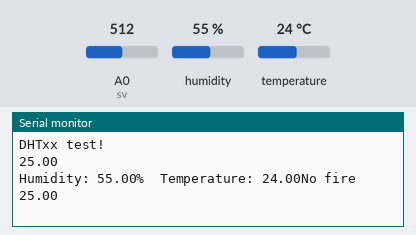
Bench run of a sketch on a simulated Arduino Uno, built with avr-gcc and run on an emulated ATmega328P. On the bench: the last lines printed to the serial monitor. The inputs (shaded band) are chosen by the test bench; at power-on: humidity 55 %, A0 (sv) = 512, temperature 24 °C.

Above: at 2.3 s.
2.4 s: humidity set to 22 %
At 2.9 s:
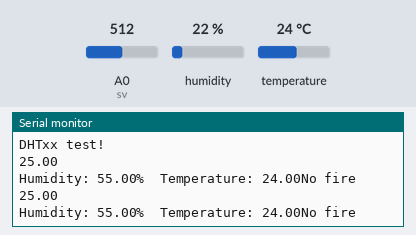
4.5 s: A0 (sv) set to 716
At 5.1 s:
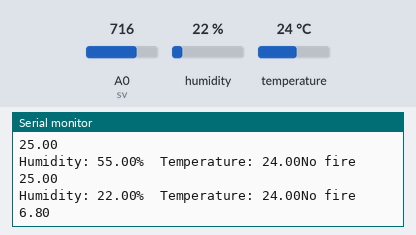
6.6 s: temperature set to 12 °C
At 8.4 s:
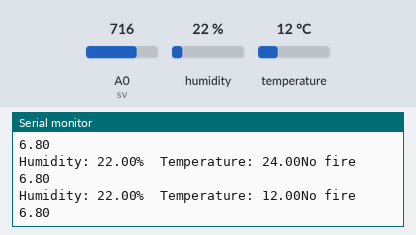
8.7 s: A0 (sv) set to 900
At 9.6 s:
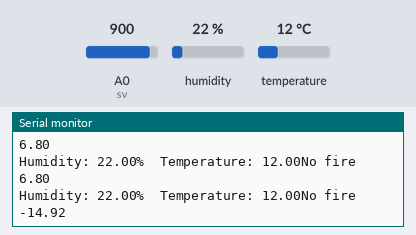
10.8 s: humidity set to 40 %
At 12.9 s:
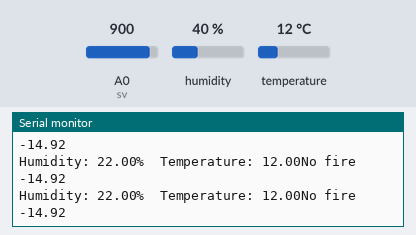
Timing chart, 0 to 13.9 s (numbered marks = the images above; inputs shaded):
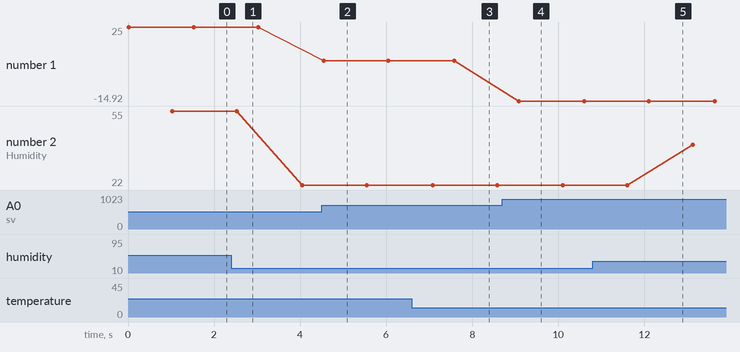

The sketch:

all_sensors.ino
```cpp
#include "DHT.h"
int DHTPIN =  8 ;    // Digital pin connected to the DHT sensor
#define DHTTYPE DHT11   // DHT 22  (AM2302), AM2321
DHT dht(DHTPIN, DHTTYPE);

int STATE_HUMIDITY_TEMP = 1;
int STATE_TEMP = 1;
int sv = A0;
float v = 0;
float Temp = 0;

int STATE_FLAME = 1;
int flamepin = 8;
int k ;

void getTemperature1(float sv) {
  if (STATE_TEMP == 1) {
    v = analogRead(sv);
    Temp = log(10000.0 / (1024.0 / v - 1));

    Temp = 1 / (0.001129148 + (0.000234125 + (0.0000000876741 * Temp * Temp)) * Temp);

    Temp = Temp - 273.15; // Convert Kelvin to Celcius
    Serial.println(Temp);
    delay(1000);
  }
  else {
    Serial.println("None");
  }
}

void getTempHumidity2(int DHTPIN) {
  if (STATE_HUMIDITY_TEMP == 1) {
    float h = dht.readHumidity();
    float t = dht.readTemperature();
    Serial.print(F("Humidity: "));
    Serial.print(h);
    Serial.print(F("%  Temperature: "));
    Serial.print(t);
  }
  else {
    Serial.println("No data");
  }
}

void getFlame(int flamepin) {
  if (STATE_FLAME == 1) {
    k = digitalRead(flamepin);
    if (k == HIGH) {
      Serial.println("Fire");
    }
    else {
      Serial.println("No fire");
    }
  }
  else {
    Serial.println("No data");
  }
}


void setup()
{
  Serial.begin(9600);
  pinMode(v, INPUT);
  Serial.println(F("DHTxx test!"));
  dht.begin();
  pinMode(flamepin,INPUT);
}

void loop() {
  getTemperature1(sv);
  getTempHumidity2(DHTPIN);
  getFlame(flamepin);
  delay(500);

}
```

Measured:
- after the input at 4.5 s, the serial monitor: prints a new line after 0.05 s (image 2)
- after the input at 6.6 s, the serial monitor: prints a new line after 0.48 s (image 3)
- after the input at 8.7 s, the serial monitor: prints a new line after 0.38 s (image 4)
- plotted number 1: 25 → 6.8 after the input at 4.5 s, 6.8 → -14.92 after the input at 8.7 s
- plotted number 2: 55 → 22 after the input at 2.4 s, 22 → 40 after the input at 10.8 s
